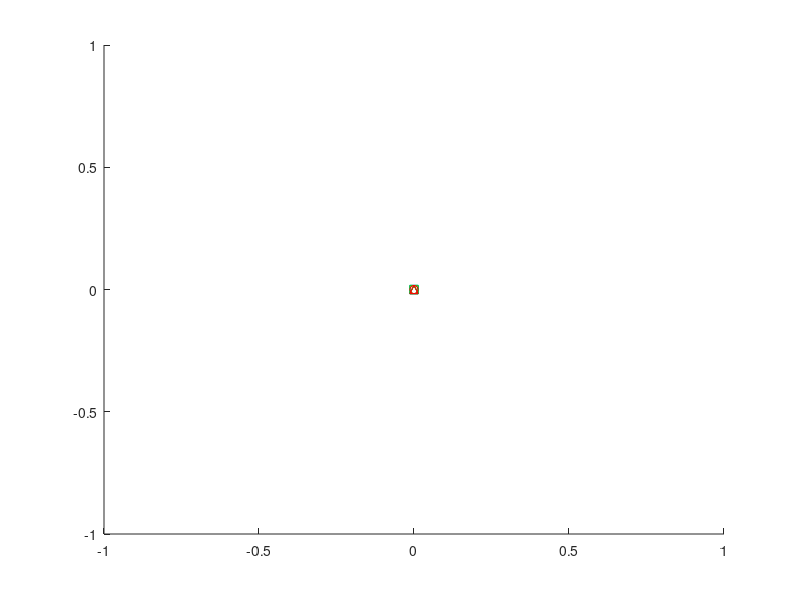

Write the MATLAB code that produced this figure. (Note: this script raises an error after producing the figure.)
bfigure_main = figure('Name','Reactions','OuterPosition',[10 195 600 350]);
hold on;
timeA = 0;
plot(0,0,'o','Color','green','DisplayName',"Initial Velocity");
plot(0,0,'^','Color','black','DisplayName',"Rotational");
plot(0,0,'^','Color','green','DisplayName',"Normal");
plot(0,0,'s','Color','blue','DisplayName',"Friction");
plot(0,0,'s','Color','green','DisplayName',"Gravity");
plot(0,0,'^','Color','red','DisplayName',"Elastic");
plot(0,0,'o','Color','red','DisplayName',"Final Velocity");
for iit = 1:i_max
    if isempty(b{iit}) == 0
        timeA = timeA + b{iit}.t_f_i;
    end
    for jit = 1:j_max
        if isempty(s{iit,jit}) == 0
            timeA = timeA + T;
            plot(timeA,mag(s{iit,jit}.v_ij),'o','Color','green','HandleVisibility','off');
            plot(timeA,mag(s{iit,jit}.A_r_ij),'^','Color','black','HandleVisibility','off');
            plot(timeA,mag(s{iit,jit}.A_n_ij),'^','Color','green','HandleVisibility','off');
            plot(timeA,mag(s{iit,jit}.A_f_ij),'s','Color','blue','HandleVisibility','off');
            plot(timeA,mag(s{iit,jit}.A_g_ij),'s','Color','green','HandleVisibility','off');
            plot(timeA,mag(s{iit,jit}.A_e_ij),'^','Color','red','HandleVisibility','off');
            plot(timeA,mag(s{iit,jit}.V_ij),'o','Color','red','HandleVisibility','off');
        end
    end
end

grid minor;
xlim([0, double(timeA+T)]);
ylim([0 5]);
xlabel('Time elapsed (s)');
ylabel('Velocity Influence (m/s)');
legend;
hold off;